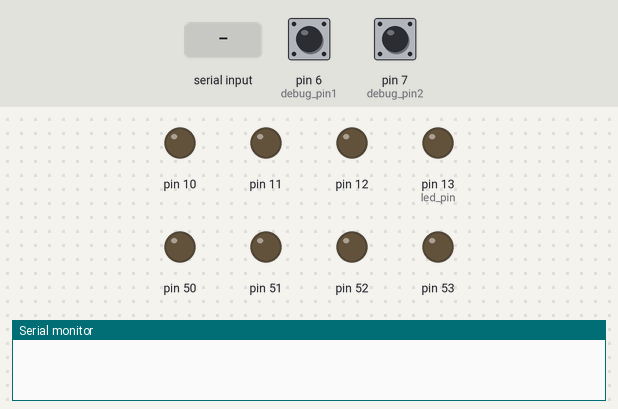
Simulated run of this sketch. Board: Arduino Mega 2560, built with avr-gcc and run on an emulated ATmega2560. Parts: output pins drawn as LEDs (lit = HIGH), the last lines printed to the serial monitor. The test bench sets the inputs (shaded band); at power-on: pin 6 (debug_pin1) HIGH, pin 7 (debug_pin2) HIGH.

Above: at 1.2 s.
1.3 s: byte 30 received over Serial
At 2.5 s:
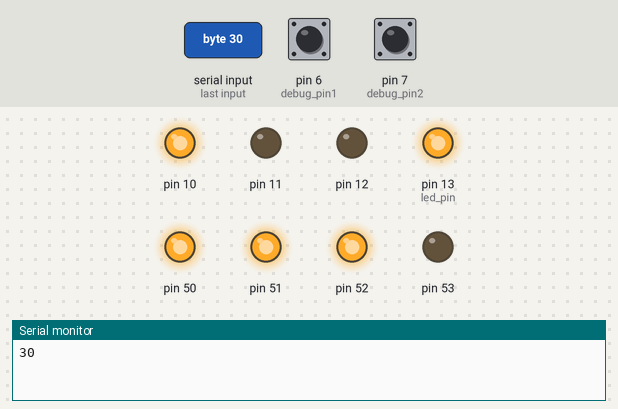
2.8 s: byte 90 received over Serial
At 3.8 s:
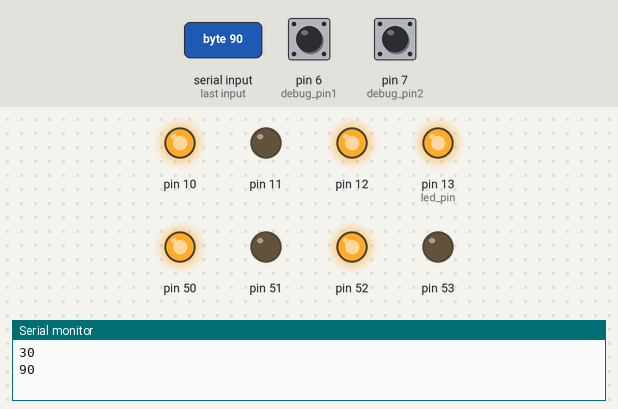
4.3 s: byte 120 received over Serial
At 5.0 s:
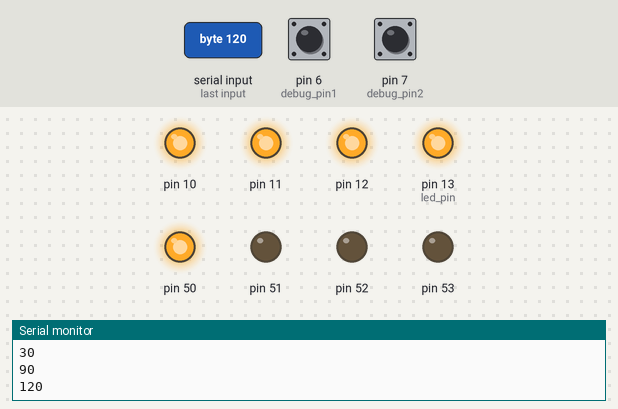
Timing chart, 0 to 7.3 s (numbered marks = the images above; inputs shaded):
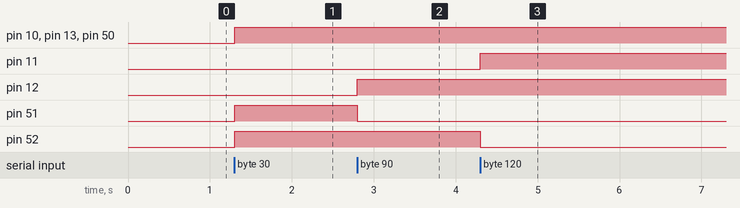

The sketch:

arduino-trigger.ino
```cpp
/*
 * Output each byte of data received from serial port
 *
 * LED turns on if data > 0 and turns off otherwise.
 *
 * For Micro, RXLED must be turned off. To turn off, open:
 * C:\Program Files (x86)\Arduino\hardware\arduino\avr\variants\micro
 * and set lines 33 and 34 to:
 * #define RXLED0 1
 * #define RXLED1 1
 *
 * See http://forum.arduino.cc/index.php?topic=264569.0 for more details.
 *
 *
 * TODO:
 * - serial reading using interrupt.
 * - debugging mode using interrupt.
 *
 * Kyuhwa Lee and Inaki Iturrate, 2016.
 */

int led_pin= 13; // LED connected to digital pin 13
int debug_pin1= 6; // 52 for Mega
int debug_pin2= 7; // 53 for Mega
int data= 0;
int echo_back= 0;

void setup() {
  // ports init
  pinMode(debug_pin1, INPUT_PULLUP); // sets the Analog Pin as Output
  pinMode(debug_pin2, INPUT_PULLUP); // sets the Analog Pin as Output
  pinMode(led_pin, OUTPUT); // sets the digital pin as output
  //digitalWrite(debug_pin1, HIGH);
  //digitalWrite(debug_pin2, HIGH);
  digitalWrite(led_pin, LOW);
  DDRB= B11111111; // set all bits as output
  PORTB= 0;

  // serial init
  Serial.begin(115200);

  // debugging modes
  if ( digitalRead(debug_pin1)==LOW ) echo_back= 1;
  if ( digitalRead(debug_pin2)==LOW ) debug_pins();
}

void debug_pins()
{
  int i;
  for (;;)
  {
    for (i=1; i < 255; i*=2)
    {
      PORTB= i;
      Serial.println(PORTB, BIN);
      digitalWrite(led_pin, HIGH);
      delay(500);

      PORTB= 0;
      Serial.println(PORTB, BIN);
      digitalWrite(led_pin, LOW);
      delay(500);
    }
  }
}

void loop()
{
  if (Serial.available() > 0)
  {
    // read the incoming byte
    data= Serial.read();

    Serial.println(data);

    // write data to digital port
    PORTB= data;

    // echo data back to the client if needed
    if ( echo_back == 1 ) {
      Serial.write(data);
    }

    // turn LED on if non-zero data
    if ( data > 0 )
      digitalWrite(led_pin, HIGH);  // sets the LED on
    else
      digitalWrite(led_pin, LOW);  // sets the LED off
  }
}
```

Measured:
- after the input at 1.3 s, pin 10, pin 13 (led_pin), pin 50–52: LOW → HIGH at once
- after the input at 2.8 s, pin 12: LOW → HIGH at once; pin 51: HIGH → LOW at once
- after the input at 4.3 s, pin 11: LOW → HIGH at once; pin 52: HIGH → LOW at once
